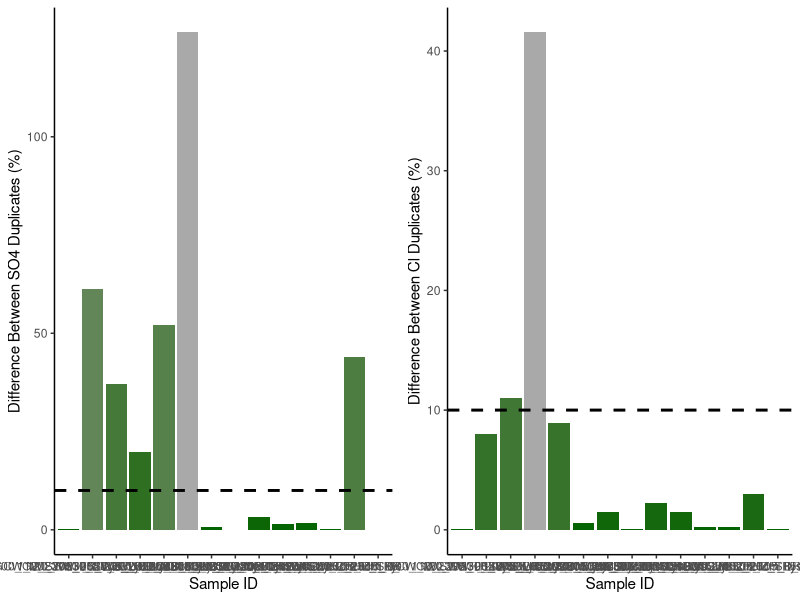
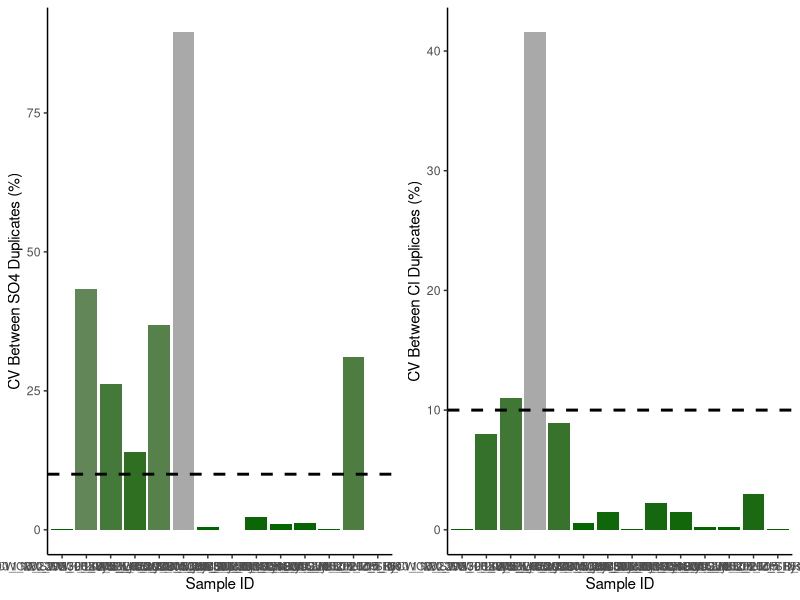
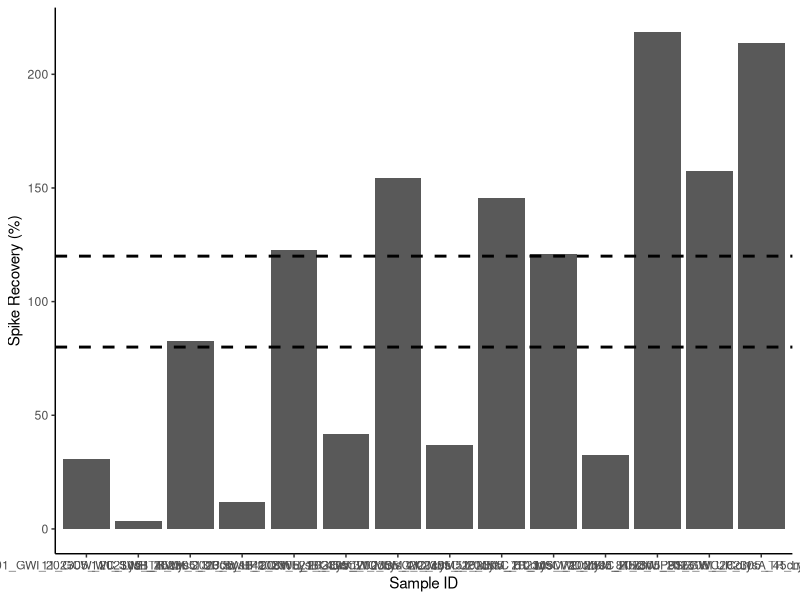

The R source for these figures, in order: (Note: this script raises an error after producing the figures.)
## ---- chunk 1
knitr::opts_chunk$set(echo = TRUE)

## Load data.table package
library(data.table)
library(ggplot2)
library(dplyr)
library(data.table)
library(matrixStats)
library(gridExtra)
library(ggpubr)
library(grid)
library(stringr)
## ---- chunk 2
# SULFATE DATA: 

## Read in raw data file from Dionex - copied and saved as a txt
Sdat <- read.table("Raw Data/COMPASS_Synoptic_CB_MonMon_202305_SO4.txt",sep='\t' , header=T, skip=3)
head(Sdat)

## Only keep the columns that we need 
Sdat <- Sdat[ ,c(2,5)] # dont need this here 
head(Sdat)

## Name the columns correctly 
colnames(Sdat) <- c( "Sample_ID", "SO4_ppm")
Sdat$Sample_ID <- as.factor(Sdat$Sample_ID)
Sdat$SO4_ppm <- as.numeric(Sdat$SO4_ppm)
Sdat <- as.data.frame(Sdat)
head(Sdat)

#Chloride data 
## Read in raw data file from Dionex - copied and saved as a txt
Cldat <- read.table("Raw Data/COMPASS_Synoptic_CB_MonMon_202305_Cl.txt",sep='\t' , header=T, skip=3)
head(Cldat)

## Only keep the columns that we need 
Cldat <- Cldat[ ,c(2,5)]
head(Cldat)

## Name the columns correctly 
colnames(Cldat) <- c( "Sample_ID", "Cl_ppm")
Cldat$Sample_ID <- as.factor(Cldat$Sample_ID)
Cldat$Cl_ppm <- as.numeric(Cldat$Cl_ppm)
Cldat <- as.data.frame(Cldat)
head(Cldat) 


## Bring the data back together: 
all_dat <- merge(Sdat, Cldat, by="Sample_ID")
head(all_dat)

## Remove empty lines 
all_dat <- all_dat[!(is.na(all_dat$Sample_ID) | all_dat$Sample_ID==""), ]
head(all_dat)

all_dat <- droplevels(all_dat[!all_dat$Sample_ID == 'Lab Blank',])
head(all_dat)



## ---- chunk 3
stds <- all_dat[grepl("Standard", all_dat$Sample_ID),]
head(stds)

stds_chk_S <- stds %>%
	group_by(Sample_ID) %>%
	summarise(mean = mean(SO4_ppm), sd = sd(SO4_ppm))
stds_chk_S$cv <- (stds_chk_S$sd/stds_chk_S$mean)*100
stds_chk_S$flag <-  ifelse(stds_chk_S$cv <2, 'YES', 'NO, rerun')
head(stds_chk_S)

stds_chk_Cl <- stds %>%
	group_by(Sample_ID) %>%
	summarise(mean = mean(Cl_ppm), sd = sd(Cl_ppm))
stds_chk_Cl$cv <- (stds_chk_Cl$sd/stds_chk_Cl$mean)*100
stds_chk_Cl$flag <-  ifelse(stds_chk_Cl$cv <2, 'YES', 'NO, rerun')
head(stds_chk_Cl)

## ---- chunk 4
#remove standards from sample dataframe
sampledat <- all_dat[!grepl("Standard", all_dat$Sample_ID),]
head(sampledat)

# Constants needed for calculations: 
clmw <- 35.45     #molecular weight of Chloride: 35.45 
smw <- 32.06      #molecular weight of sulfur: 32.06


# Convert ppm to mmol/L
sampledat$SO4_mM <- (sampledat$SO4_ppm / smw)
sampledat$Cl_mM <- (sampledat$Cl_ppm / clmw)


# Calculate Salinity 
# calculated using the Knudsen equation 
# Salinity = 0.03 + 1.8050 * Chlorinity
# Ref: A Practical Handbook of Seawater Analysis by Strickland & Parsons (P. 11)
# =((1.807*Cl_ppm)+0.026)/1000
sampledat$salinity <- ((1.8070 * sampledat$Cl_ppm) + 0.026) / 1000


head(sampledat)
## ---- chunk 5
#Show me the data that we have from the calculations 
head(sampledat)

#pull out any rows that have "dup" in the SampleID column
dups <- sampledat %>%  
  filter(str_detect(Sample_ID, "dup"))      #have to change this to match data
head(dups)

#remove these from sample dataframe in a new dataframe
sampledat2 <- sampledat %>%  
  filter(!str_detect(Sample_ID, "dup")) %>%  
  filter(!str_detect(Sample_ID, "spk")) 
head(sampledat2)

#remove the dup from these IDs so we will have duplicate sample names
dups$Sample_ID<-gsub("_dup","",as.character(dups$Sample_ID))
dups <- dups[ ,-c(2,3)]
colnames(dups) <- c('Sample_ID', 'SO4_mM_dup', "Cl_mM_dup", "salinity_dup")
head(dups)

#put it back together with the old data set and look for duplicates 
QAdups <- merge(sampledat2, dups)
head(QAdups)

QAdups$SO4_dups_chk <- ((abs(QAdups$SO4_mM-QAdups$SO4_mM_dup))/((QAdups$SO4_mM+QAdups$SO4_mM_dup)/2))*100
QAdups$SO4_dups_flag <-  ifelse(QAdups$SO4_dups_chk <10, 'YES', 'NO, rerun')

QAdups$Cl_dups_chk <- ((abs(QAdups$Cl_mM-QAdups$Cl_mM_dup))/((QAdups$Cl_mM+QAdups$Cl_mM_dup)/2))*100
QAdups$Cl_dups_flag <-  ifelse(QAdups$Cl_dups_chk <10, 'YES', 'NO, rerun')

head(QAdups)

#plot dups output as a bar graph to easily check - want any over 10% to be red need to work on this 
Sdupsbar <- ggplot(data = QAdups, aes(x = Sample_ID, y = SO4_dups_chk, fill=SO4_dups_chk)) +
       geom_bar(stat = 'identity') + 
        scale_fill_gradient2(low='darkgreen', mid='darkgreen', high='darkgrey', space='Lab') + 
        theme_classic() + labs(x= "Sample ID", y="Difference Between SO4 Duplicates (%)") + 
        theme(legend.position="none") +  geom_hline(yintercept=10, linetype="dashed", 
                color = "black", size=1)


Cldupsbar <- ggplot(data = QAdups, aes(x = Sample_ID, y = Cl_dups_chk, fill=Cl_dups_chk)) +
       geom_bar(stat = 'identity') + 
        scale_fill_gradient2(low='darkgreen', mid='darkgreen', high='darkgrey', space='Lab') + 
        theme_classic() + labs(x= "Sample ID", y="Difference Between Cl Duplicates (%)") + 
        theme(legend.position="none") +  geom_hline(yintercept=10, linetype="dashed", 
                color = "black", size=1)

ggarrange(Sdupsbar, Cldupsbar,ncol=2, nrow=1)

#check for percent of no, reruns to see if it  would warrant reruns 
Perc_dups <- QAdups %>% 
  group_by(SO4_dups_flag) %>%
  summarise(S_no_rows = length(SO4_dups_flag)) 
Perc_dups1 <- QAdups %>% 
  group_by(Cl_dups_flag) %>%
  summarise(Cl_no_rows = length(Cl_dups_flag))
colnames(Perc_dups) <- c("Flag", "S_no_rows")
colnames(Perc_dups1) <- c("Flag", "Cl_no_rows")
Perc_dups2 <- cbind(Perc_dups, Perc_dups1)

Perc_dups2$Total <- length(QAdups$SO4_dups_flag)
Perc_dups2$S_Percent <- (Perc_dups2$S_no_rows / Perc_dups2$Total)*100
Perc_dups2$Cl_Percent <- (Perc_dups2$Cl_no_rows / Perc_dups2$Total)*100
head(Perc_dups2)


## ---- chunk 6
#the cv 
# calculate the sd bewteen the two duplicates then divide by the mean and multiply by 100 

df2 <- as.data.frame(QAdups$SO4_mM)
df2$dups <- QAdups$SO4_mM_dup

df2$sds <- apply(df2,1,sd)

QAdups$SO4_dups_cv <- (df2$sds)/((QAdups$SO4_mM+QAdups$SO4_mM_dup)/2) * 100
QAdups$SO4_dups_cv_flag <-  ifelse(QAdups$SO4_dups_cv <11, 'YES', 'NO, rerun')

head(QAdups)

#plot dups output as a bar graph to easily check - want any over 10% to be red need to work on this 
Sdupsbar <- ggplot(data = QAdups, aes(x = Sample_ID, y = SO4_dups_cv, fill=SO4_dups_chk)) +
       geom_bar(stat = 'identity') + 
        scale_fill_gradient2(low='darkgreen', mid='darkgreen', high='darkgrey', space='Lab') + 
        theme_classic() + labs(x= "Sample ID", y="CV Between SO4 Duplicates (%)") + 
        theme(legend.position="none") +  geom_hline(yintercept=10, linetype="dashed", 
                color = "black", size=1)


Cldupsbar <- ggplot(data = QAdups, aes(x = Sample_ID, y = Cl_dups_chk, fill=Cl_dups_chk)) +
       geom_bar(stat = 'identity') + 
        scale_fill_gradient2(low='darkgreen', mid='darkgreen', high='darkgrey', space='Lab') + 
        theme_classic() + labs(x= "Sample ID", y="CV Between Cl Duplicates (%)") + 
        theme(legend.position="none") +  geom_hline(yintercept=10, linetype="dashed", 
                color = "black", size=1)

ggarrange(Sdupsbar, Cldupsbar,ncol=2, nrow=1)

#check for percent of no, reruns to see if it  would warrant reruns 
Perc_dups <- QAdups %>% 
  group_by(SO4_dups_flag) %>%
  summarise(S_no_rows = length(SO4_dups_flag)) 
Perc_dups1 <- QAdups %>% 
  group_by(Cl_dups_flag) %>%
  summarise(Cl_no_rows = length(Cl_dups_flag))
colnames(Perc_dups) <- c("Flag", "S_no_rows")
colnames(Perc_dups1) <- c("Flag", "Cl_no_rows")
Perc_dups2 <- cbind(Perc_dups, Perc_dups1)

Perc_dups2$Total <- length(QAdups$SO4_dups_flag)
Perc_dups2$S_Percent <- (Perc_dups2$S_no_rows / Perc_dups2$Total)*100
Perc_dups2$Cl_Percent <- (Perc_dups2$Cl_no_rows / Perc_dups2$Total)*100
head(Perc_dups2)


## ---- chunk 7
#Show me the data that we have from the calculations 
head(sampledat)

#pull out any rows that have "spk" in the SampleID column
spks <- sampledat %>%  
  filter(str_detect(Sample_ID, "spk"))      #have to change this to match data
head(spks)

#remove the dup from these IDs so we will have duplicate sample names
spks$Sample_ID<-gsub("_spk","",as.character(spks$Sample_ID))
spks <- spks[ ,-c(2,3, 5,6)]
colnames(spks) <- c('Sample_ID', 'SO4_mM_spk')
head(spks)

#put it back together with the old data set and look for duplicates 
QAspks <- merge(sampledat, spks)
head(QAspks)

#now we need to calculate the spike concentration and calculate the spike recovery
spkconc <- (250/smw)    # in mM
spkvol <- 10             # in uL
spkvol <- spkvol/1000000 
#spike for these samples was 10uL of the 250mM standard
QAspks$SO4_spk_Conc <- (spkconc)*spkvol         # mmoles of SO4 
head(QAspks)

#need to determine dilution factors and initial amount of sample added
#if your samples are all the same dilution just use the first line 
#for Steph / COMPASS this depends on the site so... 
QAspks$Dilution <- 1
QAspks$Dilution <-  ifelse(str_detect(QAspks$Sample_ID, "MSM_UP"), 50, QAspks$Dilution)
QAspks$Dilution <-  ifelse(str_detect(QAspks$Sample_ID, "MSM_TR"), 50, QAspks$Dilution)
QAspks$Dilution <-  ifelse(str_detect(QAspks$Sample_ID, "MSM_WC"), 100, QAspks$Dilution)
QAspks$Dilution <-  ifelse(str_detect(QAspks$Sample_ID, "GCrew_UP"), 50, QAspks$Dilution)
QAspks$Dilution <-  ifelse(str_detect(QAspks$Sample_ID, "GCrew_TR"), 50, QAspks$Dilution)
QAspks$Dilution <-  ifelse(str_detect(QAspks$Sample_ID, "GCrew_WC"), 100, QAspks$Dilution)
QAspks$Dilution <-  ifelse(str_detect(QAspks$Sample_ID, "GWI_UP"), 100, QAspks$Dilution)
QAspks$Dilution <-  ifelse(str_detect(QAspks$Sample_ID, "GWI_TR"), 100, QAspks$Dilution)
QAspks$Dilution <-  ifelse(str_detect(QAspks$Sample_ID, "GWI_WC"), 200, QAspks$Dilution)
QAspks$Dilution <-  ifelse(str_detect(QAspks$Sample_ID, "SWH_UP"), 50, QAspks$Dilution)
QAspks$Dilution <-  ifelse(str_detect(QAspks$Sample_ID, "SWH_TR"), 50, QAspks$Dilution)
QAspks$Dilution <-  ifelse(str_detect(QAspks$Sample_ID, "SWH_WC"), 50, QAspks$Dilution)

#Set Sample volumes in uL 
QAspks$SampleVol <- 1
QAspks$SampleVol <-  ifelse(str_detect(QAspks$Sample_ID, "MSM_UP"), 1501, QAspks$SampleVol)
QAspks$SampleVol <-  ifelse(str_detect(QAspks$Sample_ID, "MSM_TR"), 1501, QAspks$SampleVol)
QAspks$SampleVol <-  ifelse(str_detect(QAspks$Sample_ID, "MSM_WC"), 1475, QAspks$SampleVol)
QAspks$SampleVol <-  ifelse(str_detect(QAspks$Sample_ID, "GCrew_UP"), 1501, QAspks$SampleVol)
QAspks$SampleVol <-  ifelse(str_detect(QAspks$Sample_ID, "GCrew_TR"), 1501, QAspks$SampleVol)
QAspks$SampleVol <-  ifelse(str_detect(QAspks$Sample_ID, "GCrew_WC"), 1475, QAspks$SampleVol)
QAspks$SampleVol <-  ifelse(str_detect(QAspks$Sample_ID, "GWI_UP"), 1475, QAspks$SampleVol)
QAspks$SampleVol <-  ifelse(str_detect(QAspks$Sample_ID, "GWI_TR"), 1475, QAspks$SampleVol)
QAspks$SampleVol <-  ifelse(str_detect(QAspks$Sample_ID, "GWI_WC"), 1462, QAspks$SampleVol)
QAspks$SampleVol <-  ifelse(str_detect(QAspks$Sample_ID, "SWH_UP"), 1501, QAspks$SampleVol)
QAspks$SampleVol <-  ifelse(str_detect(QAspks$Sample_ID, "SWH_TR"), 1501, QAspks$SampleVol)
QAspks$SampleVol <-  ifelse(str_detect(QAspks$Sample_ID, "SWH_WC"), 1501, QAspks$SampleVol)

#change sample volume to L 
QAspks$SampleVol <- QAspks$SampleVol/1000000
head(QAspks)

#gives us the total SO4 in the sample in mmoles
QAspks$SO4_Total_unspkd <- (QAspks$SO4_mM/QAspks$Dilution)*(QAspks$SampleVol) 

##total SO4 in spiked sample in mmoles
QAspks$SO4_Total_spkd <- (QAspks$SO4_mM_spk/QAspks$Dilution)*(QAspks$SampleVol+spkvol) 

QAspks$SO4_expctd_spkd <-  (QAspks$SO4_Total_unspkd + QAspks$SO4_spk_Conc)
QAspks$spk_recovery <-    (QAspks$SO4_Total_spkd/QAspks$SO4_expctd_spkd)*100
QAspks$SO4_spks_flag <-  ifelse(QAspks$spk_recovery <=120 & QAspks$spk_recovery >=80 , 'YES', 'NO, rerun')  #fix 

head(QAspks)

#plot spk recoveries output as a bar graph to easily check - want any over 10% to be red need to work on this 
spksbar <- ggplot(data = QAspks, aes(x = Sample_ID, y = spk_recovery)) +
        geom_bar(stat = 'identity') + 
        scale_fill_manual(values=c("lightblue4")) + 
        theme_classic() + labs(x= "Sample ID", y="Spike Recovery (%)") + 
        theme(legend.position="none") +  
        geom_hline(yintercept=80, linetype="dashed", color = "black", size=1) + 
        geom_hline(yintercept=120, linetype="dashed", color = "black", size=1)

spksbar



#check for percent of no, reruns to see if it  would warrant reruns 
Perc_spks <- QAspks %>% 
  group_by(SO4_spks_flag) %>%
  summarise(no_rows = length(SO4_spks_flag)) 
Perc_spks$Total <- length(QAspks$SO4_spks_flag)
Perc_spks$Percent <- (Perc_spks$no_rows / Perc_spks$Total)*100
head(Perc_spks)

## ---- chunk 8
#for steph <- pull out identifiers of the sample names 
#pull the sample ID and separate it by the underscores 
IDs <- data.frame(do.call('rbind', strsplit(as.character(sampledat2$Sample_ID),'_',fixed=TRUE)))
colnames(IDs) <- c("Analysis_No" , "Date","Site", "Zone", "Replicate", "Depth")
head(IDs)

#rejoin them to the dataframe
alldat <- cbind(IDs, sampledat2)
head(alldat)

## ---- chunk 9
write.csv(alldat, file="Processed Data/COMPASS_SynopticCB_PW_Processed_Cl_SO4_202305.csv")    #Change file name

